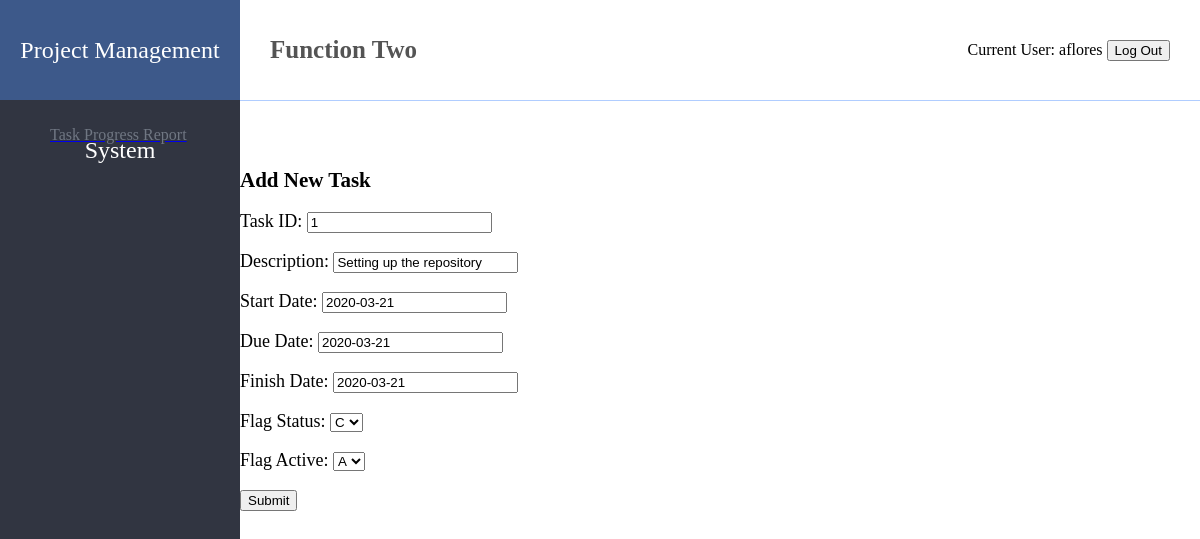
Page /oldfiles/editTask.php?id=1 (signed in) on the committed database.
### tables this page shows
CREATE TABLE MENU(
	MenuID int(6) PRIMARY KEY AUTO_INCREMENT,
    MenuName varchar(30) NOT NULL,
    url varchar(50)
);

CREATE TABLE USER_LOGIN(
	Username varchar(15) PRIMARY KEY NOT NULL,
    ClientID int(6),
    EmployeeID int(6),
    PasswordHash BINARY(20) NOT NULL,
    Salt BINARY(20) NOT NULL,
    FOREIGN KEY (ClientID) REFERENCES client(ClientID),
    FOREIGN KEY (EmployeeID) REFERENCES employee(EmployeeID)
);

CREATE TABLE TASK(
	TaskID int(6) PRIMARY KEY NOT NULL AUTO_INCREMENT,
    Description varchar(255),
    StartDate date,
    DueDate date,
    FinishDate date,
    FlagStatus varchar(1),
    FlagActive varchar(1)
);

### Module/Login/session.php (called while the page is built, shortened)
<?php
$user_check=$_SESSION['login_user'];
$ses_sql=mysqli_query($conn,"SELECT Username, EmployeeName FROM `USER_LOGIN` a INNER JOIN `EMPLOYEE` b ON a.EmployeeID = b.EmployeeID AND Username = '".$user_check."'");
$row = mysqli_fetch_assoc($ses_sql);
$login_session = $row['Username'];
if(!isset($login_session)){
    $ses_sql=mysqli_query($conn,"SELECT Username, ClientName FROM `USER_LOGIN` a INNER JOIN `CLIENT` b ON a.ClientID = b.ClientID AND Username = '".$user_check."'");
    $row = mysqli_fetch_assoc($ses_sql);
    $login_session = $row['Username'];
}
?>

### oldfiles/editTask.php (the view, shortened to what this page needs)
<?php require_once('Connections/remotesql.php'); ?>
<?php
if (!function_exists("GetSQLValueString")) {
function GetSQLValueString($theValue, $theType, $theDefinedValue = "", $theNotDefinedValue = "")
{
  $theValue = function_exists("mysql_real_escape_string") ? mysql_real_escape_string($theValue) : mysql_escape_string($theValue);
  switch ($theType) {
    case "long":
    case "int":
      $theValue = ($theValue != "") ? intval($theValue) : "NULL";
      break;
  }
  return $theValue;
}
}
$editFormAction = $_SERVER['PHP_SELF'];
if (isset($_SERVER['QUERY_STRING'])) {
  $editFormAction .= "?" . htmlentities($_SERVER['QUERY_STRING']);
}
$colname_Recordset1 = "-1";
if (isset($_GET['id'])) {
  $colname_Recordset1 = $_GET['id'];
}
$query_Recordset1 = sprintf("SELECT * FROM TASK WHERE TaskID = %s", GetSQLValueString($colname_Recordset1, "int"));
$Recordset1 = mysql_query($query_Recordset1, $remotesql) or die(mysql_error());
$row_Recordset1 = mysql_fetch_assoc($Recordset1);
?>
<?php include 'Source/connect.php';?>
<?php include('Module/Login/session.php'); ?>
<!DOCTYPE html>
<html>
	<head>
		<link rel="stylesheet" href="css/page.css" />
	</head>
	<body>
		<div class="left">
			<div class="bigTitle">Project Management System</div>
			<div class="lines">
  <? $sql_menu = "SELECT MENU.MenuName, MENU.url FROM MENU, ASSIGNED_MENU WHERE MENU.MenuID = ASSIGNED_MENU.MenuID AND ASSIGNED_MENU.Username = '$login_session'";
  $result_menu = $conn->query($sql_menu);
  while($row_menu = $result_menu->fetch_array()){
  ?>
          <a href="<? echo $row_menu[1]; ?>"><div onclick="pageClick(this)"> <? echo $row_menu[0]; ?> </div></a>
  <?
  }
  ?>
			</div>
		</div>
		<div class="top">
			<div class="leftTiyle" id="flTitle">Function Two</div>
			<div class="thisUser">
      Current User: <?php echo $login_session; ?>
        <button id="menu-logout" type="button">
				  Log Out
				</button>
      </div>
		</div>
		<div class="content">
        <h2>Add New Task</h2>
		  <form action="<?php echo $editFormAction; ?>" name="form1" method="POST">
		    <p>Task ID:
		      <input name="textfield" type="text" id="textfield" value="<?php echo $row_Recordset1['TaskID']; ?>" readonly>
		    </p>
		    <p>Description:
		      <input name="des" type="text" id="des" value="<?php echo $row_Recordset1['Description']; ?>">
		    </p>
            <p>Start Date:
              <input name="sdate" type="text" id="sdate" value="<?php echo $row_Recordset1['StartDate']; ?>">
            </p>
            <p>Due Date:
              <input name="edate" type="text" id="edate" value="<?php echo $row_Recordset1['DueDate']; ?>">
            </p>
            <p>Finish Date:
              <input name="fdate" type="text" id="fdate" value="<?php echo $row_Recordset1['FinishDate']; ?>">
            </p>
            <p>
            Flag Status:
            <select name="select" id="select" title="<?php echo $row_Recordset1['FlagStatus']; ?>">
            <option value="C">C</option>
            </select>
            </p>
            <p>Flag Active:
              <select name="select2" id="select2" title="<?php echo $row_Recordset1['FlagActive']; ?>">
              <option value="A">A</option>
              </select>
            </p>
            <p>
              <input type="submit" name="button" id="button" value="Submit">
            </p>
		  </form>
		  <p>&nbsp;</p>
		</div>
	</body>
</html>

### css/page.css (style rules this page uses)
body { margin: 0px; padding: 0px; }
.left { background: #313541; width: 20%; float: left; position: absolute; top: 0px; bottom: 0px; }
.top { width: 80%; float: right; height: 100px; line-height: 100px; border-bottom: 1px solid #b0cdff; }
.content { float: right; width: 80%; text-align: left; font-size: 14px; margin-top: 50px; }
.leftTiyle { font-size: 25px; padding-left: 30px; font-weight: 600; color: #545454; float: left; }
.thisUser { float: right; margin-right: 30px; }
.bigTitle { background: #3d598a; color: #fff; height: 100px; line-height: 100px; text-align: center; font-size: 24px; font-family: -webkit-body; }
.lines div { height: 70px; line-height: 70px; padding-left: 50px; color: #707783; }
.content form p { font-size: 18px; }
.content form p { font-size: 18px; text-align: left; }

### rows in the picture
menu: MenuName "Task Progress Report"
user_login: Username "aflores"
task: textfield "1", des "Setting up the repository", sdate "2020-03-21", edate "2020-03-21", fdate "2020-03-21", select "C", select2 "A"
